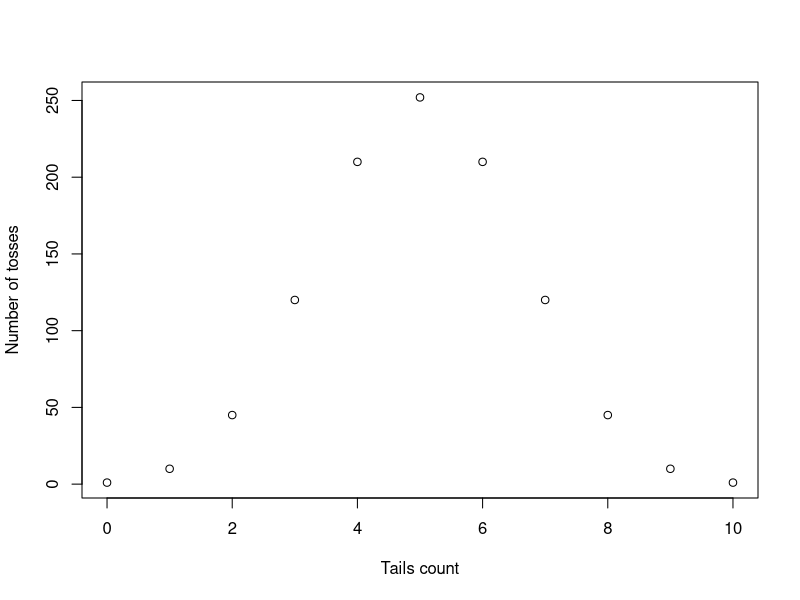

Write the R code that produced this figure.
## Task 2:
## Create a matrix with the probabilties of getting 'tails'
## with n=10 coin tosses. The first column represents the
## frequency vector μ/n, where μ=0:10 is the number of
## getting 'tails'. In the second column are the probabilities
## (C n μ /2 n), calculated with the function choose().
## Plot the graphic using plot().

require(graphics)

tails.count = c(0:10)

probabilites = choose(10, c(0:10))

result = matrix(
    c(tails.count, probabilites),
    nrow = 11,
    ncol = 2,
    dimnames = list(NULL, c("Tails count", "Number of tosses")))

plot(result)
